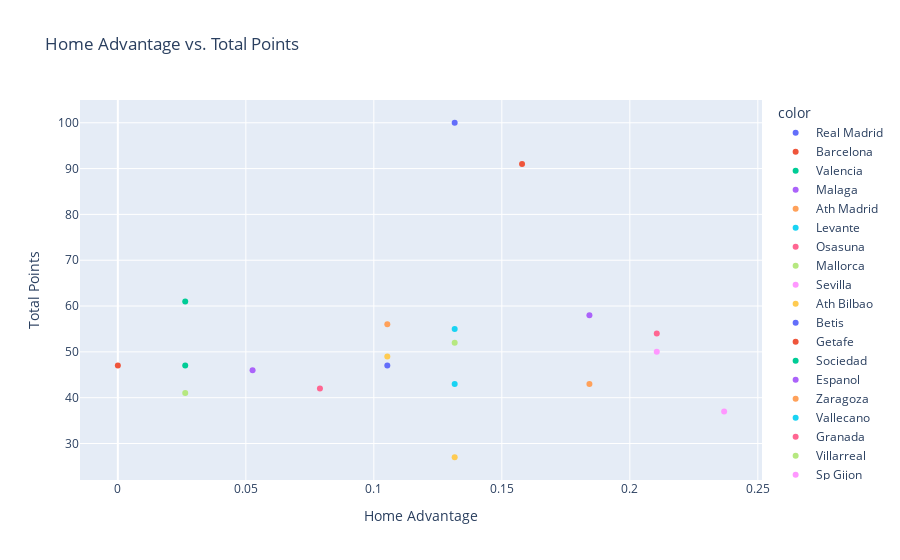

The notebook cell saved with this chart:
### Markdown cell above
The histogram shows that home advantage is normally distributed with a mean value of around 0.2. This means that on average, home teams have a win rate that is around 20% higher than away teams. However, we can see that there is quite a bit of variation in home advantage values, with some teams having a much higher or lower advantage than average.

Finally, let's plot a scatter plot of home advantage vs. points earned to investigate whether teams with a higher home advantage tend to earn more points.

### Code cell
# Calculate home advantage for each team
home_wins = df.groupby('HomeTeam')['FTR'].apply(lambda x: (x == 'H').sum())
away_wins = df.groupby('AwayTeam')['FTR'].apply(lambda x: (x == 'A').sum())
home_draws = df.groupby('HomeTeam')['FTR'].apply(lambda x: (x == 'D').sum())
away_draws = df.groupby('AwayTeam')['FTR'].apply(lambda x: (x == 'D').sum())
home_losses = df.groupby('HomeTeam')['FTR'].apply(lambda x: (x == 'A').sum())
away_losses = df.groupby('AwayTeam')['FTR'].apply(lambda x: (x == 'H').sum())
total_matches = home_wins + away_wins + home_draws + away_draws + home_losses + away_losses
home_advantage = (home_wins + home_draws) / (total_matches) - (away_wins + away_draws) / (total_matches)

# Calculate total points earned for each team
home_points = df.groupby('HomeTeam')['FTR'].apply(lambda x: (x == 'H').sum() * 3 + (x == 'D').sum())
away_points = df.groupby('AwayTeam')['FTR'].apply(lambda x: (x == 'A').sum() * 3 + (x == 'D').sum())
total_points = home_points.add(away_points, fill_value=0).sort_values(ascending=False)

# Plot scatter plot of home advantage vs. points earned
fig = px.scatter(x=home_advantage, y=total_points, color=total_points.index,
                 labels={'x': 'Home Advantage',
                         'y': 'Total Points'},
                 title='Home Advantage vs. Total Points')
fig.show()

### Figure 1 — Plotly figure (JSON) as saved in the notebook; plotly's stock layout.template omitted (floating-point values rounded to 4 significant figures)
{"data": [{"hovertemplate": "color=Real Madrid<br>Home Advantage=%{x}<br>Total Points=%{y}<extra></extra>", "legendgroup": "Real Madrid", "marker": {"color": "#636efa", "symbol": "circle"}, "mode": "markers", "name": "Real Madrid", "orientation": "v", "showlegend": true, "type": "scatter", "x": [0.1316], "xaxis": "x", "y": [100], "yaxis": "y"}, {"hovertemplate": "color=Barcelona<br>Home Advantage=%{x}<br>Total Points=%{y}<extra></extra>", "legendgroup": "Barcelona", "marker": {"color": "#EF553B", "symbol": "circle"}, "mode": "markers", "name": "Barcelona", "orientation": "v", "showlegend": true, "type": "scatter", "x": [0.1579], "xaxis": "x", "y": [91], "yaxis": "y"}, {"hovertemplate": "color=Valencia<br>Home Advantage=%{x}<br>Total Points=%{y}<extra></extra>", "legendgroup": "Valencia", "marker": {"color": "#00cc96", "symbol": "circle"}, "mode": "markers", "name": "Valencia", "orientation": "v", "showlegend": true, "type": "scatter", "x": [0.02632], "xaxis": "x", "y": [61], "yaxis": "y"}, {"hovertemplate": "color=Malaga<br>Home Advantage=%{x}<br>Total Points=%{y}<extra></extra>", "legendgroup": "Malaga", "marker": {"color": "#ab63fa", "symbol": "circle"}, "mode": "markers", "name": "Malaga", "orientation": "v", "showlegend": true, "type": "scatter", "x": [0.1842], "xaxis": "x", "y": [58], "yaxis": "y"}, {"hovertemplate": "color=Ath Madrid<br>Home Advantage=%{x}<br>Total Points=%{y}<extra></extra>", "legendgroup": "Ath Madrid", "marker": {"color": "#FFA15A", "symbol": "circle"}, "mode": "markers", "name": "Ath Madrid", "orientation": "v", "showlegend": true, "type": "scatter", "x": [0.1053], "xaxis": "x", "y": [56], "yaxis": "y"}, {"hovertemplate": "color=Levante<br>Home Advantage=%{x}<br>Total Points=%{y}<extra></extra>", "legendgroup": "Levante", "marker": {"color": "#19d3f3", "symbol": "circle"}, "mode": "markers", "name": "Levante", "orientation": "v", "showlegend": true, "type": "scatter", "x": [0.1316], "xaxis": "x", "y": [55], "yaxis": "y"}, {"hovertemplate": "color=Osasuna<br>Home Advantage=%{x}<br>Total Points=%{y}<extra></extra>", "legendgroup": "Osasuna", "marker": {"color": "#FF6692", "symbol": "circle"}, "mode": "markers", "name": "Osasuna", "orientation": "v", "showlegend": true, "type": "scatter", "x": [0.2105], "xaxis": "x", "y": [54], "yaxis": "y"}, {"hovertemplate": "color=Mallorca<br>Home Advantage=%{x}<br>Total Points=%{y}<extra></extra>", "legendgroup": "Mallorca", "marker": {"color": "#B6E880", "symbol": "circle"}, "mode": "markers", "name": "Mallorca", "orientation": "v", "showlegend": true, "type": "scatter", "x": [0.1316], "xaxis": "x", "y": [52], "yaxis": "y"}, {"hovertemplate": "color=Sevilla<br>Home Advantage=%{x}<br>Total Points=%{y}<extra></extra>", "legendgroup": "Sevilla", "marker": {"color": "#FF97FF", "symbol": "circle"}, "mode": "markers", "name": "Sevilla", "orientation": "v", "showlegend": true, "type": "scatter", "x": [0.2105], "xaxis": "x", "y": [50], "yaxis": "y"}, {"hovertemplate": "color=Ath Bilbao<br>Home Advantage=%{x}<br>Total Points=%{y}<extra></extra>", "legendgroup": "Ath Bilbao", "marker": {"color": "#FECB52", "symbol": "circle"}, "mode": "markers", "name": "Ath Bilbao", "orientation": "v", "showlegend": true, "type": "scatter", "x": [0.1053], "xaxis": "x", "y": [49], "yaxis": "y"}, {"hovertemplate": "color=Betis<br>Home Advantage=%{x}<br>Total Points=%{y}<extra></extra>", "legendgroup": "Betis", "marker": {"color": "#636efa", "symbol": "circle"}, "mode": "markers", "name": "Betis", "orientation": "v", "showlegend": true, "type": "scatter", "x": [0.1053], "xaxis": "x", "y": [47], "yaxis": "y"}, {"hovertemplate": "color=Getafe<br>Home Advantage=%{x}<br>Total Points=%{y}<extra></extra>", "legendgroup": "Getafe", "marker": {"color": "#EF553B", "symbol": "circle"}, "mode": "markers", "name": "Getafe", "orientation": "v", "showlegend": true, "type": "scatter", "x": [0.0], "xaxis": "x", "y": [47], "yaxis": "y"}, {"hovertemplate": "color=Sociedad<br>Home Advantage=%{x}<br>Total Points=%{y}<extra></extra>", "legendgroup": "Sociedad", "marker": {"color": "#00cc96", "symbol": "circle"}, "mode": "markers", "name": "Sociedad", "orientation": "v", "showlegend": true, "type": "scatter", "x": [0.02632], "xaxis": "x", "y": [47], "yaxis": "y"}, {"hovertemplate": "color=Espanol<br>Home Advantage=%{x}<br>Total Points=%{y}<extra></extra>", "legendgroup": "Espanol", "marker": {"color": "#ab63fa", "symbol": "circle"}, "mode": "markers", "name": "Espanol", "orientation": "v", "showlegend": true, "type": "scatter", "x": [0.05263], "xaxis": "x", "y": [46], "yaxis": "y"}, {"hovertemplate": "color=Zaragoza<br>Home Advantage=%{x}<br>Total Points=%{y}<extra></extra>", "legendgroup": "Zaragoza", "marker": {"color": "#FFA15A", "symbol": "circle"}, "mode": "markers", "name": "Zaragoza", "orientation": "v", "showlegend": true, "type": "scatter", "x": [0.1842], "xaxis": "x", "y": [43], "yaxis": "y"}, {"hovertemplate": "color=Vallecano<br>Home Advantage=%{x}<br>Total Points=%{y}<extra></extra>", "legendgroup": "Vallecano", "marker": {"color": "#19d3f3", "symbol": "circle"}, "mode": "markers", "name": "Vallecano", "orientation": "v", "showlegend": true, "type": "scatter", "x": [0.1316], "xaxis": "x", "y": [43], "yaxis": "y"}, {"hovertemplate": "color=Granada<br>Home Advantage=%{x}<br>Total Points=%{y}<extra></extra>", "legendgroup": "Granada", "marker": {"color": "#FF6692", "symbol": "circle"}, "mode": "markers", "name": "Granada", "orientation": "v", "showlegend": true, "type": "scatter", "x": [0.07895], "xaxis": "x", "y": [42], "yaxis": "y"}, {"hovertemplate": "color=Villarreal<br>Home Advantage=%{x}<br>Total Points=%{y}<extra></extra>", "legendgroup": "Villarreal", "marker": {"color": "#B6E880", "symbol": "circle"}, "mode": "markers", "name": "Villarreal", "orientation": "v", "showlegend": true, "type": "scatter", "x": [0.02632], "xaxis": "x", "y": [41], "yaxis": "y"}, {"hovertemplate": "color=Sp Gijon<br>Home Advantage=%{x}<br>Total Points=%{y}<extra></extra>", "legendgroup": "Sp Gijon", "marker": {"color": "#FF97FF", "symbol": "circle"}, "mode": "markers", "name": "Sp Gijon", "orientation": "v", "showlegend": true, "type": "scatter", "x": [0.2368], "xaxis": "x", "y": [37], "yaxis": "y"}, {"hovertemplate": "color=Santander<br>Home Advantage=%{x}<br>Total Points=%{y}<extra></extra>", "legendgroup": "Santander", "marker": {"color": "#FECB52", "symbol": "circle"}, "mode": "markers", "name": "Santander", "orientation": "v", "showlegend": true, "type": "scatter", "x": [0.1316], "xaxis": "x", "y": [27], "yaxis": "y"}], "layout": {"legend": {"title": {"text": "color"}, "tracegroupgap": 0}, "title": {"text": "Home Advantage vs. Total Points"}, "xaxis": {"anchor": "y", "domain": [0, 1], "title": {"text": "Home Advantage"}}, "yaxis": {"anchor": "x", "domain": [0, 1], "title": {"text": "Total Points"}}}}
